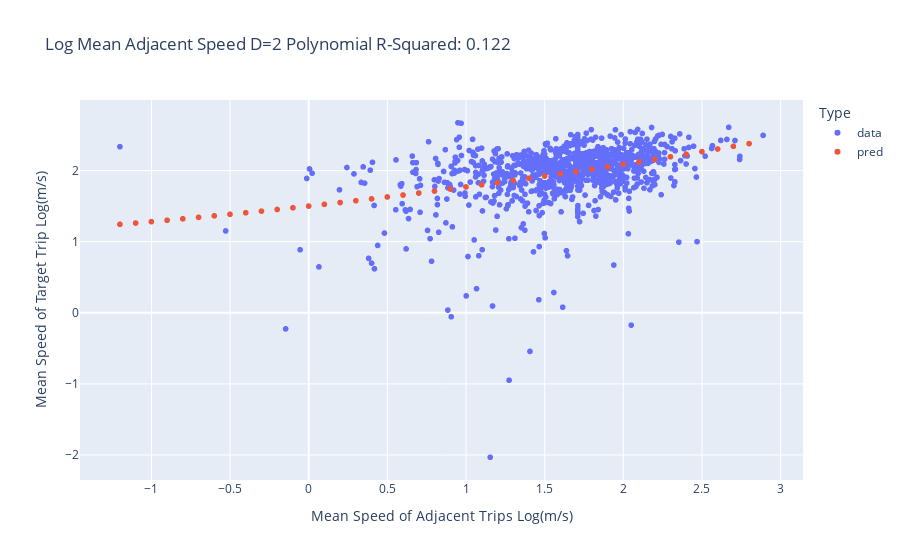

This figure's notebook cell:
### Code cell
zero_idx_adj = adj_metric!=0.0
zero_idx_target = target_metric!=0.0
x = np.log(adj_metric[zero_idx_adj & zero_idx_target])
y = np.log(target_metric[zero_idx_adj & zero_idx_target])

# Fit polynomial to the data
z = np.polyfit(x=x, y=y, deg=2)
x_val = np.arange(np.min(x),np.max(x),.1)
p = np.poly1d(z)
y_val = p(x_val)

# Get metrics
# R2: variance explained by model / total variance
SSR = np.sum((y - p(x))**2)
SST = np.sum((y - np.mean(y))**2)
R2 = 1 - (SSR/SST)
print(f"R2: {R2}")

plot_data = pd.concat([
    pd.DataFrame({
        "x": x,
        "y": y,
        "Type": "data"
    }),
    pd.DataFrame({
        "x": x_val,
        "y": y_val,
        "Type": "pred"
    })
])
fig = px.scatter(
    plot_data,
    y="y",
    color="Type",
    x="x",
    title=f"Log Mean Adjacent Speed D=2 Polynomial R-Squared: {np.round(R2,3)}",
    labels={
        "x": "Mean Speed of Adjacent Trips Log(m/s)",
        "y": "Mean Speed of Target Trip Log(m/s)",
    }
)
fig.write_image("../plots/log_speed_reg.png")
fig.show()

### Figure 1 — Plotly figure (JSON) as saved in the notebook; plotly's stock layout.template omitted (floating-point values rounded to 4 significant figures; data arrays with more than 128 entries replaced by an {"elided": "..."} marker saying what was removed)
{"data": [{"hovertemplate": "Type=data<br>Mean Speed of Adjacent Trips Log(m/s)=%{x}<br>Mean Speed of Target Trip Log(m/s)=%{y}<extra></extra>", "legendgroup": "data", "marker": {"color": "#636efa", "symbol": "circle"}, "mode": "markers", "name": "data", "showlegend": true, "type": "scattergl", "x": {"elided": "998 float values"}, "xaxis": "x", "y": {"elided": "998 float values"}, "yaxis": "y"}, {"hovertemplate": "Type=pred<br>Mean Speed of Adjacent Trips Log(m/s)=%{x}<br>Mean Speed of Target Trip Log(m/s)=%{y}<extra></extra>", "legendgroup": "pred", "marker": {"color": "#EF553B", "symbol": "circle"}, "mode": "markers", "name": "pred", "showlegend": true, "type": "scattergl", "x": [-1.201, -1.101, -1.001, -0.9006, -0.8006, -0.7006, -0.6006, -0.5006, -0.4006, -0.3006, -0.2006, -0.1006, -0.0005687, 0.09943, 0.1994, 0.2994, 0.3994, 0.4994, 0.5994, 0.6994, 0.7994, 0.8994, 0.9994, 1.099, 1.199, 1.299, 1.399, 1.499, 1.599, 1.699, 1.799, 1.899, 1.999, 2.099, 2.199, 2.299, 2.399, 2.499, 2.599, 2.699, 2.799], "xaxis": "x", "y": [1.244, 1.263, 1.282, 1.302, 1.322, 1.342, 1.364, 1.385, 1.407, 1.43, 1.453, 1.477, 1.501, 1.526, 1.551, 1.576, 1.603, 1.629, 1.656, 1.684, 1.712, 1.741, 1.77, 1.799, 1.83, 1.86, 1.891, 1.923, 1.955, 1.988, 2.021, 2.054, 2.089, 2.123, 2.158, 2.194, 2.23, 2.267, 2.304, 2.341, 2.379], "yaxis": "y"}], "layout": {"legend": {"title": {"text": "Type"}, "tracegroupgap": 0}, "title": {"text": "Log Mean Adjacent Speed D=2 Polynomial R-Squared: 0.122"}, "xaxis": {"anchor": "y", "domain": [0, 1], "title": {"text": "Mean Speed of Adjacent Trips Log(m/s)"}}, "yaxis": {"anchor": "x", "domain": [0, 1], "title": {"text": "Mean Speed of Target Trip Log(m/s)"}}}}
